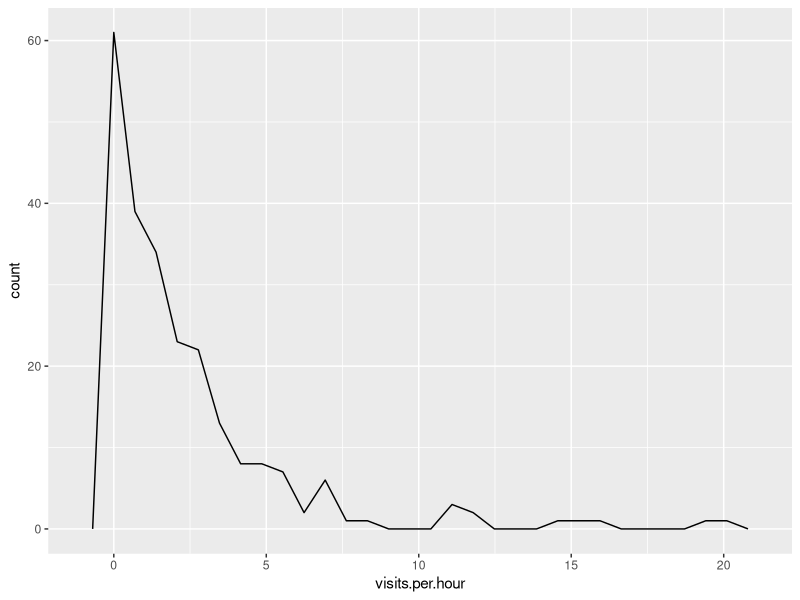

Generate this figure with R: (Note: this script raises an error after producing the figure.)
library(dplyr)
library(ggplot2)

byobs <- read.csv("byobs_cleaned.csv")
byrep <- read.csv("byrep_cleaned.csv")
str(byrep)

shapiro.test(byrep$visits.per.hour)
ggplot(data = byrep, aes(visits.per.hour)) + geom_freqpoly()
#not normal, so many zeros

shapiro.test(byrep$mean.visit.length)
ggplot(data = byrep, aes(mean.visit.length)) + geom_freqpoly()

ggplot(data = byrep, aes(Date, visits.per.hour)) + geom_boxplot() + facet_grid(.~treatment)

visit.data


a1 <- aov(visits.per.hour ~ treatment + flowering, data = byrep)
summary(a1)
TukeyHSD(a1)

m1 <- lm(visits.per.hour ~ treatment + flowering, data = byrep) 
summary(m1)
aov(m1)


a2 <- aov(visits.per.hour ~ t.group, data = byrep)
summary(a2)
TukeyHSD(a2)

#all in
m2 <- lm(visits.per.hour ~ treatment + flowering + flowers.shrub + flowers.pot + het.annual.floral.density, data = byrep)
summary(m2)

#EDA

ggplot(data = byrep, aes(microsite, mean.prop.fl)) + geom_boxplot() + xlab("Microsite") + ylab("Mean proportion of flowers visited") + theme_Publication() + facet_grid(~flowering)



ggplot(data = counts, aes(microsite, mean.prop.fl)) + geom_boxplot() + xlab("Microsite") + ylab("Mean proportion of flowers visited") + theme_Publication() + facet_grid(~flowering)

ggplot(data = counts, aes(microsite, flowers.visited)) + geom_boxplot() + xlab("Microsite") + ylab("Flowers visited per hour") + theme_Publication() + facet_grid(~flowering)

ggplot(data = all.data, aes(treatment, visits.per.hour)) + geom_boxplot() + xlab("Microsite") + ylab("Flower visits per hour")+ facet_grid(~flowering)


#try out glm
g1 <- glm(data = byrep, family = quasipoisson (link = "log"), visits.per.hour ~ treatment + flowering)
g1
summary(g1)

g2 <- glm(data = byrep, family = quasipoisson (link = "log"), visits.per.hour ~ treatment * flowering)
summary(g2)
g2

g3 <- glm(data = byrep, family = quasipoisson (link = "log"), visits.per.hour ~ treatment + flowering + understory.richness + het.annual.floral.density + het.shrub.blooming.neighbours + understory.assoc)
summary(g3)
g3          
